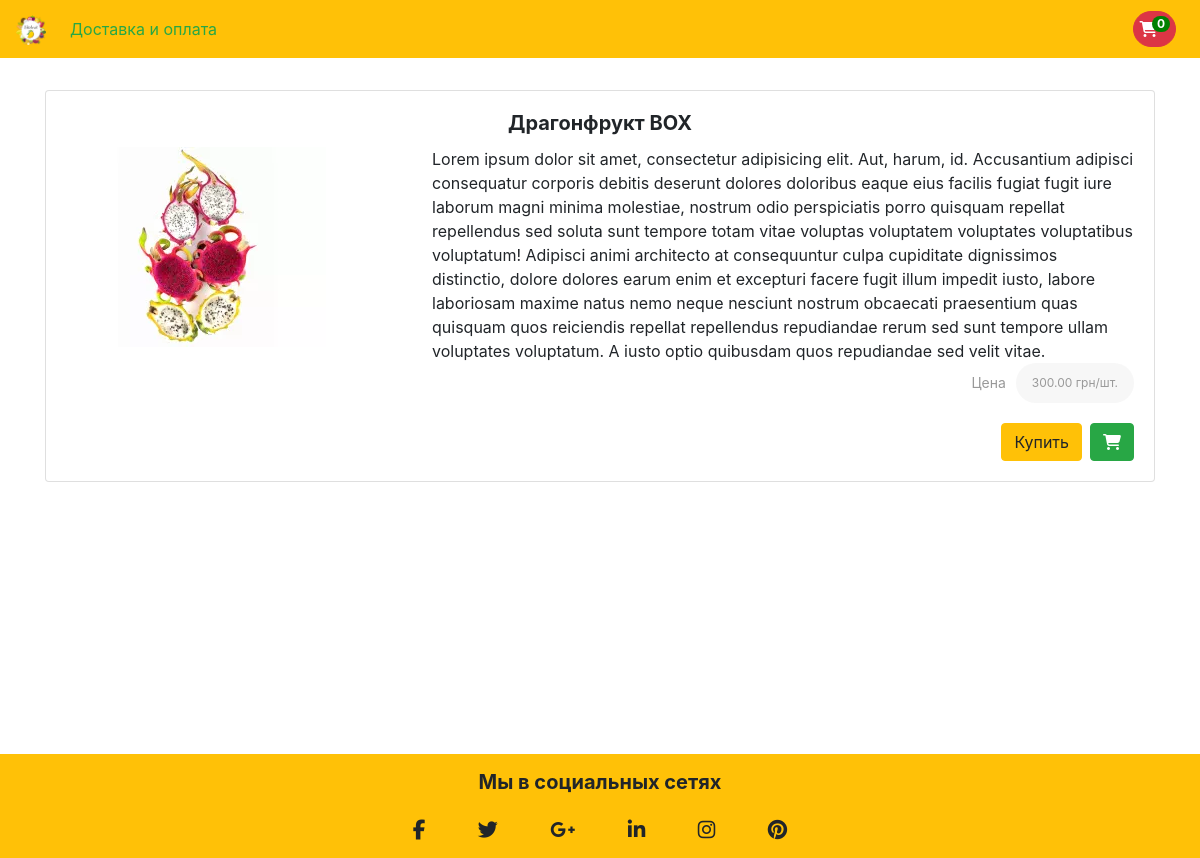
/products/11, run on the app's committed database.
### main/models.py (models this page shows, shortened)
class Product(models.Model):
    name = models.CharField(max_length=200, db_index=True)
    image = models.ImageField(upload_to='products')
    description = models.TextField(blank=True)
    price = models.DecimalField(max_digits=10, decimal_places=2)
    stock = models.PositiveIntegerField()
    available = models.BooleanField(default=True)
    created = models.DateTimeField(auto_now_add=True)
    updated = models.DateTimeField(auto_now=True)
    category = models.ForeignKey(Category, related_name='products', null=True, on_delete=models.SET_NULL)
    class Meta:
        ordering = ('-created',)
        index_together = (('id', ),)
    def __str__(self):
        return self.name

### main/views.py (the view)
# urls.py: path('products/<int:product_id>', views.product, name='product'),
def product(request, product_id):
    product_object = get_object_or_404(Product, pk=product_id)
    template_url = 'main/pages/product.html'
    context = {
        'product': product_object,
        'hide_search': True
    }
    return render(request, template_url, context)

### main/templates/main/pages/product.html (shortened to what this page needs)
{% extends 'main/index.html' %}
{% block content %}
    <div class="product-wrapper mt-xl-3">
        <div class="card">
            <div class="card-body">
                <h5 class="card-title text-center">
                    <strong>{{ product }}</strong>
                </h5>
                <div class="row">
                    <div class="col-sm-4">
                        <div class="image-wrapper">
                            <img src="{{ product.image.url }}" alt="{{ product }}">
                        </div>
                    </div>
                    <div class="col-sm-8 d-flex align-items-center">
                        <span>{{ product.description }}</span>
                    </div>
                </div>
                <div class="product__price d-flex justify-content-end">
                    <strong>Цена</strong>
                    <div class="price">
                        <div class="price__current">
                            <span>{{ product.price }}</span>
                            грн/шт.
                        </div>
                    </div>
                </div>
                <div class="card-actions d-flex justify-content-end">
                    <button onclick="buyProduct({{ product.id }})" class="btn btn-warning mx-2">Купить</button>
                    <button onclick="addProductToCart(event, {{ product.id }})"
                            class="btn btn-success"
                            id="btn_{{ product.id }}"
                    >
                        <span class="cart-btn fa fa-shopping-cart"></span>
                    </button>
                </div>
            </div>
        </div>
    </div>
{% endblock %}

### main/static/main/css/index.css (style rules this page uses)
* { margin: 0; padding: 0; box-sizing: border-box; }
.product__price { display: flex; align-items: center; border-radius: 24px; margin: auto 0 20px; justify-content: center; }
.product__price > strong { font-size: 14px; line-height: 1; margin: 0 10px 0 0; color: #999; font-weight: normal; }
.product__price .price__current { position: relative; padding: 0 16px; line-height: 40px; font-size: 12px; background: rgba(223,223,223,0.25); border-radius: 24px; color: #999; }

### data on the page
Product: name "Драгонфрукт BOX", image (picture), description "Lorem ipsum dolor sit amet, consectetur adipisicing elit. Aut, harum, id. Accusantium adipisci consequatur corporis debitis deserunt dolores doloribus eaque eius facilis fugiat fugit iure laborum magni minima molestiae, nostrum odio perspiciatis porro quisquam repellat repellendus sed soluta sunt tempore totam vitae voluptas voluptatem voluptates voluptatibus voluptatum! Adipisci animi architecto at consequuntur culpa cupiditate dignissimos distinctio, dolore dolores earum enim et excepturi facere fugit illum impedit iusto, labore laboriosam maxime natus nemo neque nesciunt nostrum obcaecati praesentium quas quisquam quos reiciendis repellat repellendus repudiandae rerum sed sunt tempore…", price "300.00"
